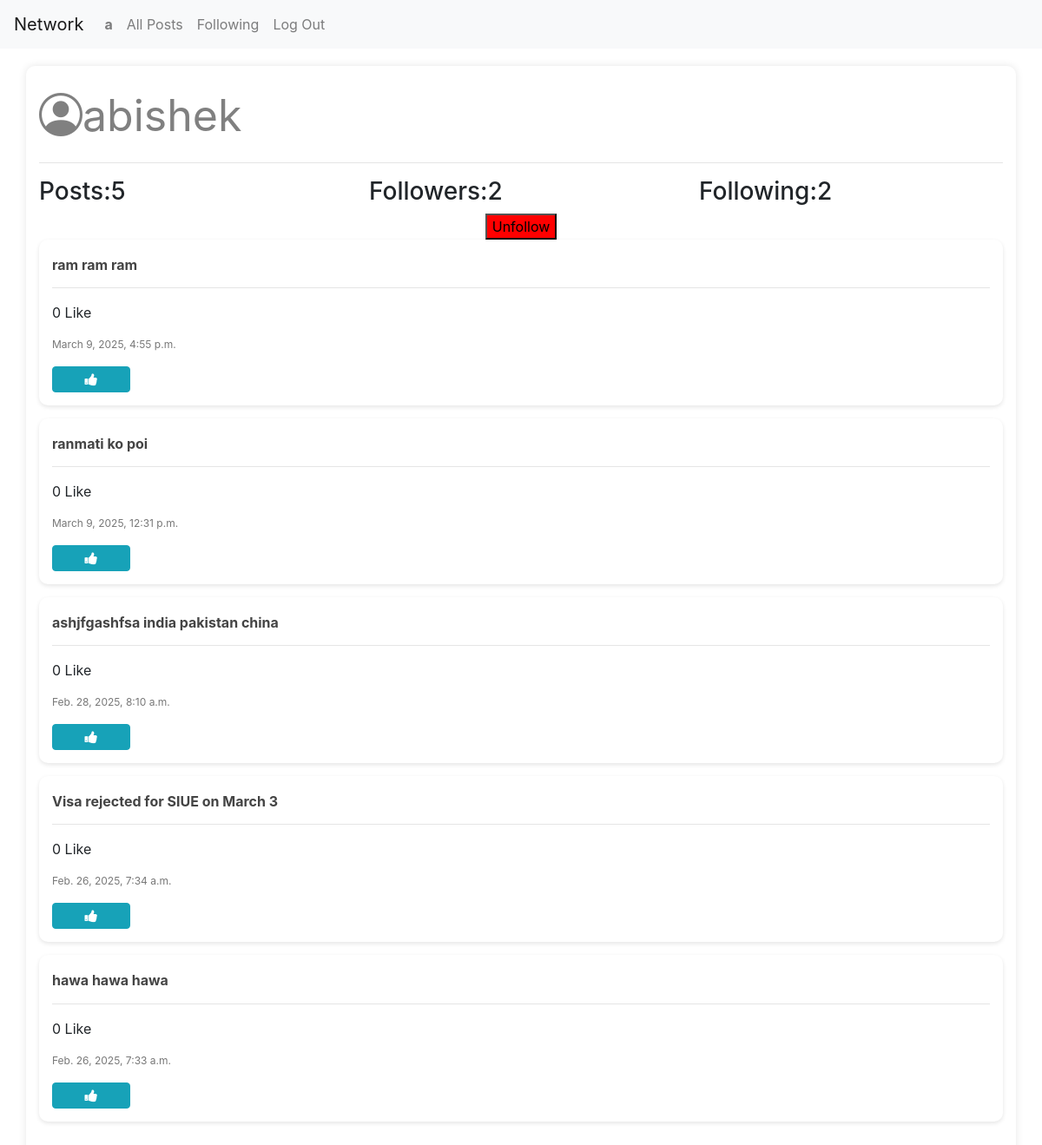
The app's page /profile/1 (signed in) with its own data.
### network/models.py (models this page shows, shortened)
class User(AbstractUser):
    pass

class Post(models.Model):
    content = models.CharField(max_length=140)
    user = models.ForeignKey(User, on_delete=models.CASCADE, related_name="author")
    date = models.DateTimeField(auto_now_add=True)

### network/views.py (the view)
# urls.py: path('profile/<int:user_id>', views.profile, name="profile"),
@csrf_exempt
def profile(request, user_id):
    user = User.objects.filter(pk=user_id).first()
    if user is None:
        return HttpResponse("User not found")
    else:
        following = Follow.objects.filter(user=user)
        followers = Follow.objects.filter(user_followed=user)
        allPosts = Post.objects.filter(user=user).order_by("id").reverse()
        numberofposts = allPosts.count
        try:
            checkFollow = followers.filter(user=User.objects.get(pk=request.user.id))
            if len(checkFollow) != 0:
                isFollowing = True
            else:
                isFollowing = False
        except:
            isFollowing = False
        paginator = Paginator(allPosts, 10)
        page_number = request.GET.get('page')
        posts_of_the_page = paginator.get_page(page_number)
        allLikes = Like.objects.all()
        whoYouLiked = []
        for post in posts_of_the_page:
            post.like_count = Like.objects.filter(post=post).count()
        try:
            for like in allLikes:
                if like.user.id == request.user.id:
                    whoYouLiked.append(like.post.id)
        except:
            whoYouLiked = []
        return render(request, 'network/profile.html', {
            "posts" : posts_of_the_page,
            "username": user.username,
            "following": following,
            "followers": followers,
            "isfollowing": isFollowing,
            "user_profile": user,
            "number": numberofposts,
            "whoYouLiked": whoYouLiked
        })

### network/templates/network/profile.html (shortened to what this page needs)
{% extends "network/layout.html" %}
{% load static %}
{% block body %}
    <div class="container">
        <link rel="stylesheet" href="https://cdn.jsdelivr.net/npm/bootstrap-icons/font/bootstrap-icons.css">
        <span class="bi bi-person-circle" style="font-size: 50px; color: grey;">{{username}}</span>
        <hr>
        <div class="row d-flex justify-content-center">
            <h3 class="col-4">Posts:{{number}}</h3>
            <h3 class="col-4">Followers:{{followers.count}}</h3>
            <h3 class="col-4">Following:{{following.count}}</h3>
            {% if user.is_authenticated %}
                {% if user != user_profile %}
                    {% if isfollowing %}
                        <form action="{% url 'unfollow' %}" method="POST">
                            <input type="submit" value="Unfollow" style="background-color: red;">
                        </form>
                    {% else %}
                        <form action="{% url 'follow' %}" method="POST">
                            {% csrf_token %}
                            <input type="hidden" name="userfollow" value="{{user_profile}}" style="color: green;">
                            <input type="submit" value="Follow" style="background-color: green;">
                        </form>
                    {% endif %}
                {% endif %}
            {% endif %}
        </div>
        <div class="all-posts">
            {% for post in posts %}
            <div class="post-grid-item">
                <div class="post">
                    <div class="post-content">
                        <h6 class="content" id="content_{{post.id}}"><strong>{{post.content }}</strong></h6>
                    </div>
                    <hr>
                    <p id="likecount_{{post.id}}">{{post.like_count}} Like</p>
                    <p class="date">{{ post.date }}</p>
                    {% if user.is_authenticated %}
                    {% if user == post.user %}
                        <button class="btn btn-primary" data-toggle="modal" data-target="#modal_edit_post_{{post.id}}">Edit</button>
                        <div class="modal fade" id="modal_edit_post_{{post.id}}" tabindex="-1" role="dialog" aria-labelledby="modal_edit_post_{{post.id}}" aria-hidden="true">
                            <div class="modal-dialog" role="document">
                              <div class="modal-content">
                                <div class="modal-header">
                                  <h5 class="modal-title">Edit Post</h5>
                                  <button type="button" class="close" data-dismiss="modal" aria-label="Close">
                                    <span aria-hidden="true">&times;</span>
                                  </button>
                                </div>
                                <div class="modal-body">
                                  <textarea name="content" id="textarea_{{post.id}}" class="form-control" name="content">{{post.content}}</textarea>
                                </div>
                                <div class="modal-footer">
                                  <button type="button" class="btn btn-primary" onclick="submitHandler('{{ post.id }}')">Save changes</button>
                                  <button type="button" class="btn btn-secondary" data-dismiss="modal">Close</button>
                                </div>
                              </div>
                            </div>
                          </div>
                          {% else %}
                            {% if post.id in whoYouLiked %}
                              <button class="btn btn-info fa fa-thumbs-down col-1" id="{{post.id}}" onclick="toggleLike('{{post.id}}')"></button>
                            {% else %}
                              <button class="btn btn-info fa fa-thumbs-up col-1" id="{{post.id}}" onclick="toggleLike('{{post.id}}')"></button>
                            {% endif %}
                      {% endif %}
                {% endif %}
                </div>
            </div>
            {% endfor %}
        </div>
</div>
{% endblock %}

### network/templates/network/layout.html (shortened to what this page needs)
{% load static %}
<!DOCTYPE html>
<html lang="en">
    <head>
        <link href="{% static 'network/style.css' %}" rel="stylesheet">
        <link rel="stylesheet" href="https://stackpath.bootstrapcdn.com/bootstrap/4.4.1/css/bootstrap.min.css">
        <link rel="stylesheet" href="https://cdnjs.cloudflare.com/ajax/libs/font-awesome/4.7.0/css/font-awesome.min.css">
    </head>
    <body>
        <nav class="navbar navbar-expand-lg navbar-light bg-light">
            <a class="navbar-brand" href="{% url 'index' %}">Network</a>
            <div>
              <ul class="navbar-nav mr-auto">
                {% if user.is_authenticated %}
                    <li class="nav-item">
                        <a class="nav-link" href="{% url 'profile' user_id=user.id %}"><strong>{{ user.username }}</strong></a>
                    </li>
                {% endif %}
                <li class="nav-item">
                  <a class="nav-link" href="{% url 'index' %}">All Posts</a>
                </li>
                {% if user.is_authenticated %}
                    <li class="nav-item">
                        <a class="nav-link" href="{% url 'following' %}">Following</a>
                    </li>
                    <li class="nav-item">
                        <a class="nav-link" href="{% url 'logout' %}">Log Out</a>
                    </li>
                {% endif %}
              </ul>
            </div>
          </nav>
        <div class="body">
            {% block body %}
            {% endblock %}
        </div>
    </body>
</html>

### network/static/network/style.css (style rules this page uses)
body { font-family: 'Arial', sans-serif; background-color: #f4f4f4; margin: 0; padding: 0; }
.container { width: 80%; margin: auto; padding: 20px; background: white; box-shadow: 0px 0px 10px rgba(0, 0, 0, 0.1); border-radius: 10px; margin-top: 20px; }
.post { background: #ffffff; padding: 15px; margin-bottom: 15px; border-radius: 10px; box-shadow: 0px 2px 5px rgba(0, 0, 0, 0.1); }
.content { font-size: 16px; margin-top: 5px; color: #444; }
.date { font-size: 12px; color: #777; }

### records on screen
User: username "a"
User: username "abishek"
Post: content "ram ram ram", like_count "0", date "March 9, 2025, 4:55 p.m."
Post: content "ranmati ko poi", like_count "0", date "March 9, 2025, 12:31 p.m."
Post: content "ashjfgashfsa india pakistan china", like_count "0", date "Feb. 28, 2025, 8:10 a.m."
Post: content "Visa rejected for SIUE on March 3", like_count "0", date "Feb. 26, 2025, 7:34 a.m."
Post: content "hawa hawa hawa", like_count "0", date "Feb. 26, 2025, 7:33 a.m."

### other values on screen
{{ number }} "5"
{{ followers.count }} "2"
{{ following.count }} "2"
